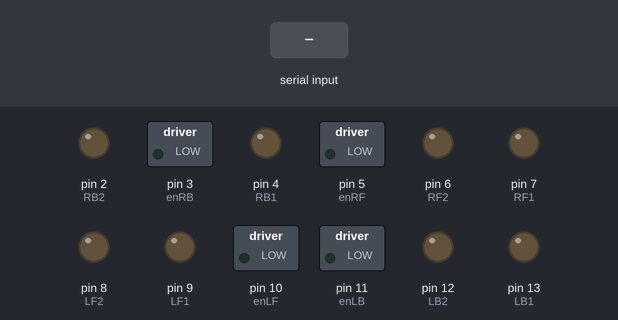
Simulated run of this sketch. Board: Arduino Uno, built with avr-gcc and run on an emulated ATmega328P. Shown: switched loads named in the sketch (green lamp = pin HIGH), output pins drawn as LEDs (lit = HIGH). The test bench sets the inputs (shaded band).

Above: at 1.2 s.
1.3 s: "F" received over Serial
At 2.2 s:
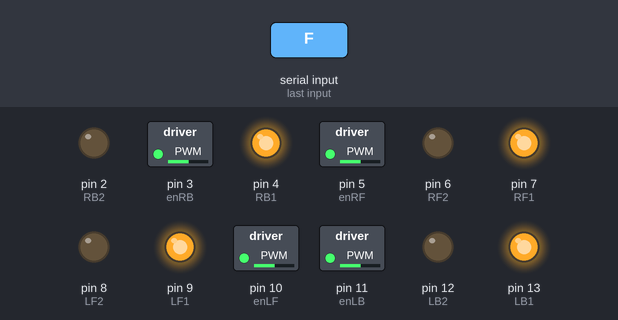
2.8 s: "B" received over Serial
At 3.4 s:
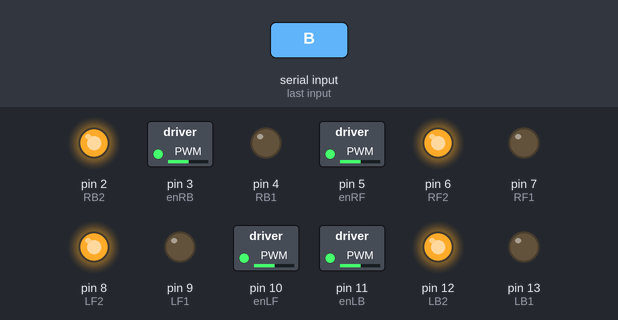
4.3 s: "L" received over Serial
At 5.5 s:
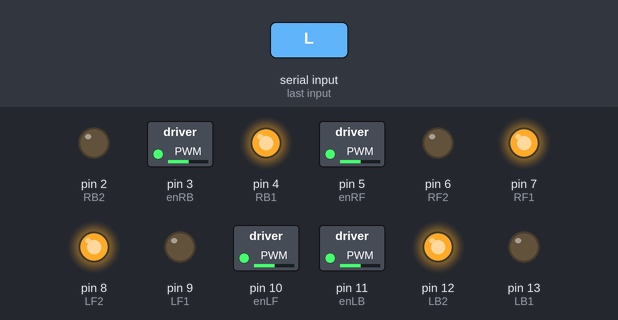
5.8 s: "R" received over Serial
At 6.8 s:
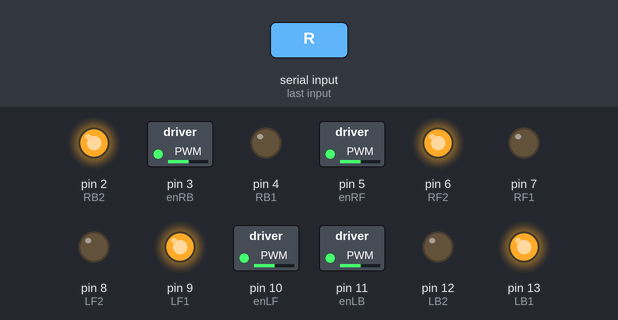
7.3 s: "G" received over Serial
At 8.0 s:
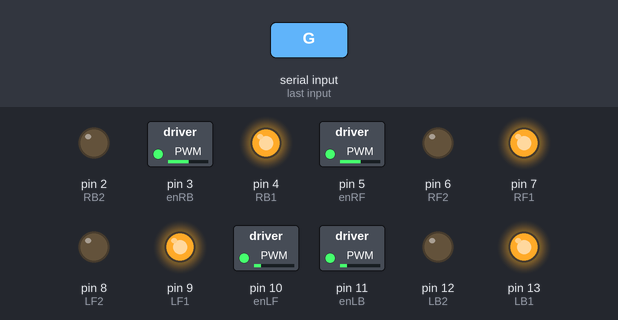
8.8 s: "I" received over Serial
At 9.1 s:
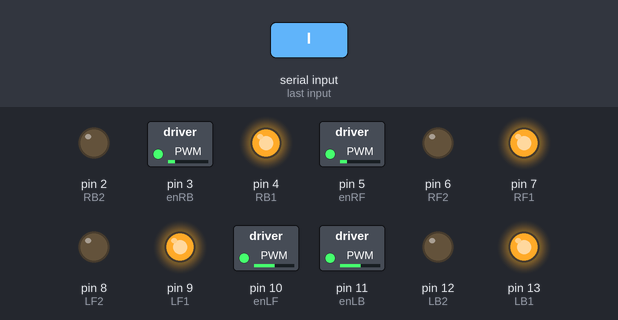
Timing chart, 0 to 11.3 s (numbered marks = the images above; inputs shaded):
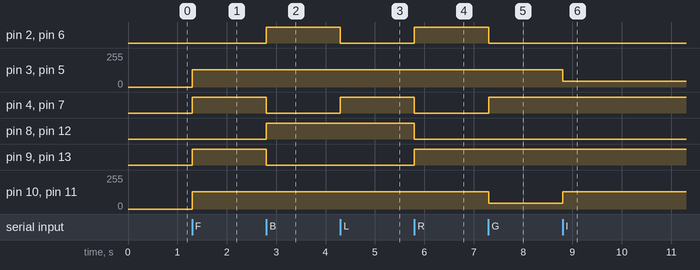

Measured:
- after the input at 1.3 s, pin 3 (enRB), pin 5 (enRF), pin 10 (enLF), pin 11 (enLB): 0/255 → 130/255 at once; pin 4 (RB1), pin 7 (RF1), pin 9 (LF1), pin 13 (LB1): LOW → HIGH at once
- after the input at 2.8 s, pin 2 (RB2), pin 6 (RF2), pin 8 (LF2), pin 12 (LB2): LOW → HIGH at once; pin 4 (RB1), pin 7 (RF1), pin 9 (LF1), pin 13 (LB1): HIGH → LOW at once
- after the input at 4.3 s, pin 2 (RB2), pin 6 (RF2): HIGH → LOW at once; pin 4 (RB1), pin 7 (RF1): LOW → HIGH at once
- after the input at 5.8 s, pin 2 (RB2), pin 6 (RF2), pin 9 (LF1), pin 13 (LB1): LOW → HIGH at once; pin 4 (RB1), pin 7 (RF1), pin 8 (LF2), pin 12 (LB2): HIGH → LOW at once
- after the input at 7.3 s, pin 2 (RB2), pin 6 (RF2): HIGH → LOW at once; pin 4 (RB1), pin 7 (RF1): LOW → HIGH at once; pin 10 (enLF), pin 11 (enLB): 130/255 → 43/255 at once
- after the input at 8.8 s, pin 3 (enRB), pin 5 (enRF): 130/255 → 43/255 at once; pin 10 (enLF), pin 11 (enLB): 43/255 → 130/255 at once

The sketch:

BluetoothCar.ino
```cpp
#define LF1 9
#define LF2 8
#define enLF 10
#define LB1 13
#define LB2 12
#define enLB 11
#define RF1 7
#define RF2 6
#define enRF 5
#define RB1 4
#define RB2 2
#define enRB 3

int Speed=130;
int command;

void setup() {
  // put your setup code here, to run once:
  Serial.begin(9600);
  pinMode(LB1,OUTPUT);
  pinMode(LB2,OUTPUT);
  pinMode(enLF,OUTPUT);
  pinMode(LF1,OUTPUT);
  pinMode(LF2,OUTPUT);
  pinMode(enLB,OUTPUT);
  pinMode(RB1,OUTPUT);
  pinMode(RB2,OUTPUT);
  pinMode(enRF,OUTPUT);
  pinMode(RF1,OUTPUT);
  pinMode(RF2,OUTPUT);
  pinMode(enRB,OUTPUT);
}
void forward() {
  digitalWrite(LF1,HIGH);
  digitalWrite(LF2,LOW);
  analogWrite(enLF,Speed);
  digitalWrite(RF1,HIGH);
  digitalWrite(RF2,LOW);
  analogWrite(enRF,Speed);
  digitalWrite(LB1,HIGH);
  digitalWrite(LB2,LOW);
  analogWrite(enLB,Speed);
  digitalWrite(RB1,HIGH);
  digitalWrite(RB2,LOW);
  analogWrite(enRB,Speed);
}

void back() {
  digitalWrite(LF1,LOW);
  digitalWrite(LF2,HIGH);
  analogWrite(enLF,Speed);
  digitalWrite(RF1,LOW);
  digitalWrite(RF2,HIGH);
  analogWrite(enRF,Speed);
  digitalWrite(LB1,LOW);
  digitalWrite(LB2,HIGH);
  analogWrite(enLB,Speed);
  digitalWrite(RB1,LOW);
  digitalWrite(RB2,HIGH);
  analogWrite(enRB,Speed);
}

void left() {
  digitalWrite(LF1,LOW);
  digitalWrite(LF2,HIGH);
  analogWrite(enLF,Speed);
  digitalWrite(RF1,HIGH);
  digitalWrite(RF2,LOW);
  analogWrite(enRF,Speed);
  digitalWrite(LB1,LOW);
  digitalWrite(LB2,HIGH);
  analogWrite(enLB,Speed);
  digitalWrite(RB1,HIGH);
  digitalWrite(RB2,LOW);
  analogWrite(enRB,Speed);
}

void right() {
  digitalWrite(LF1,HIGH);
  digitalWrite(LF2,LOW);
  analogWrite(enLF,Speed);
  digitalWrite(RF1,LOW);
  digitalWrite(RF2,HIGH);
  analogWrite(enRF,Speed);
  digitalWrite(LB1,HIGH);
  digitalWrite(LB2,LOW);
  analogWrite(enLB,Speed);
  digitalWrite(RB1,LOW);
  digitalWrite(RB2,HIGH);
  analogWrite(enRB,Speed);
}
void forwardleft() {
  digitalWrite(LF1,HIGH);
  digitalWrite(LF2,LOW);
  analogWrite(enLF,Speed/3);
  digitalWrite(RF1,HIGH);
  digitalWrite(RF2,LOW);
  analogWrite(enRF,Speed);
  digitalWrite(LB1,HIGH);
  digitalWrite(LB2,LOW);
  analogWrite(enLB,Speed/3);
  digitalWrite(RB1,HIGH);
  digitalWrite(RB2,LOW);
  analogWrite(enRB,Speed);
}
void forwardright() {
  digitalWrite(LF1,HIGH);
  digitalWrite(LF2,LOW);
  analogWrite(enLF,Speed);
  digitalWrite(RF1,HIGH);
  digitalWrite(RF2,LOW);
  analogWrite(enRF,Speed/3);
  digitalWrite(LB1,HIGH);
  digitalWrite(LB2,LOW);
  analogWrite(enLB,Speed);
  digitalWrite(RB1,HIGH);
  digitalWrite(RB2,LOW);
  analogWrite(enRB,Speed/3);
}
void backright() {
  digitalWrite(LF1,LOW);
  digitalWrite(LF2,HIGH);
  analogWrite(enLF,Speed);
  digitalWrite(RF1,LOW);
  digitalWrite(RF2,HIGH);
  analogWrite(enRF,Speed/3);
  digitalWrite(LB1,LOW);
  digitalWrite(LB2,HIGH);
  analogWrite(enLB,Speed);
  digitalWrite(RB1,LOW);
  digitalWrite(RB2,HIGH);
  analogWrite(enRB,Speed/3);
}
void backleft() {
  digitalWrite(LF1,LOW);
  digitalWrite(LF2,HIGH);
  analogWrite(enLF,Speed/3);
  digitalWrite(RF1,LOW);
  digitalWrite(RF2,HIGH);
  analogWrite(enRF,Speed);
  digitalWrite(LB1,LOW);
  digitalWrite(LB2,HIGH);
  analogWrite(enLB,Speed/3);
  digitalWrite(RB1,LOW);
  digitalWrite(RB2,HIGH);
  analogWrite(enRB,Speed);
}

void Stop() {
  digitalWrite(LF1,LOW);
  digitalWrite(LF2,LOW);
  analogWrite(enLF,0);
  digitalWrite(RF1,LOW);
  digitalWrite(RF2,LOW);
  analogWrite(enRF,0);
  digitalWrite(LB1,LOW);
  digitalWrite(LB2,LOW);
  analogWrite(enLB,0);
  digitalWrite(RB1,LOW);
  digitalWrite(RB2,LOW);
  analogWrite(enRB,0);
}
void loop() {
//+   put your main code here, to run repeatedly:
if (Serial.available() > 0) {
    command = Serial.read();
    Stop(); //Initialize with motors stoped.
//set direction
    switch (command) {
      case 'F':
        forward();
        break;
      case 'B':
        back();
        break;
      case 'L':
        left();
        break;
      case 'R':
        right();
        break;
      case 'G':
        forwardleft();
        break;
      case 'I':
        forwardright();
        break;
      case 'H':
        backleft();
        break;
      case 'J':
        backright();
        break;
//set speed
      case '1':
        Speed = 130;
        break;
      case '2':
        Speed = 145;
        break;
      case '3':
        Speed = 160;
        break;
      case '4':
        Speed = 175;
        break;
      case '5':
        Speed = 190;
        break;
      case '6':
        Speed = 205;
        break;
      case '7':
        Speed = 220;
        break;
      case '8':
        Speed = 235;
        break;
      case '9':
        Speed = 245;
        break;
      case 'q':
        Speed = 255;
        break;

    }
  }
}
```
